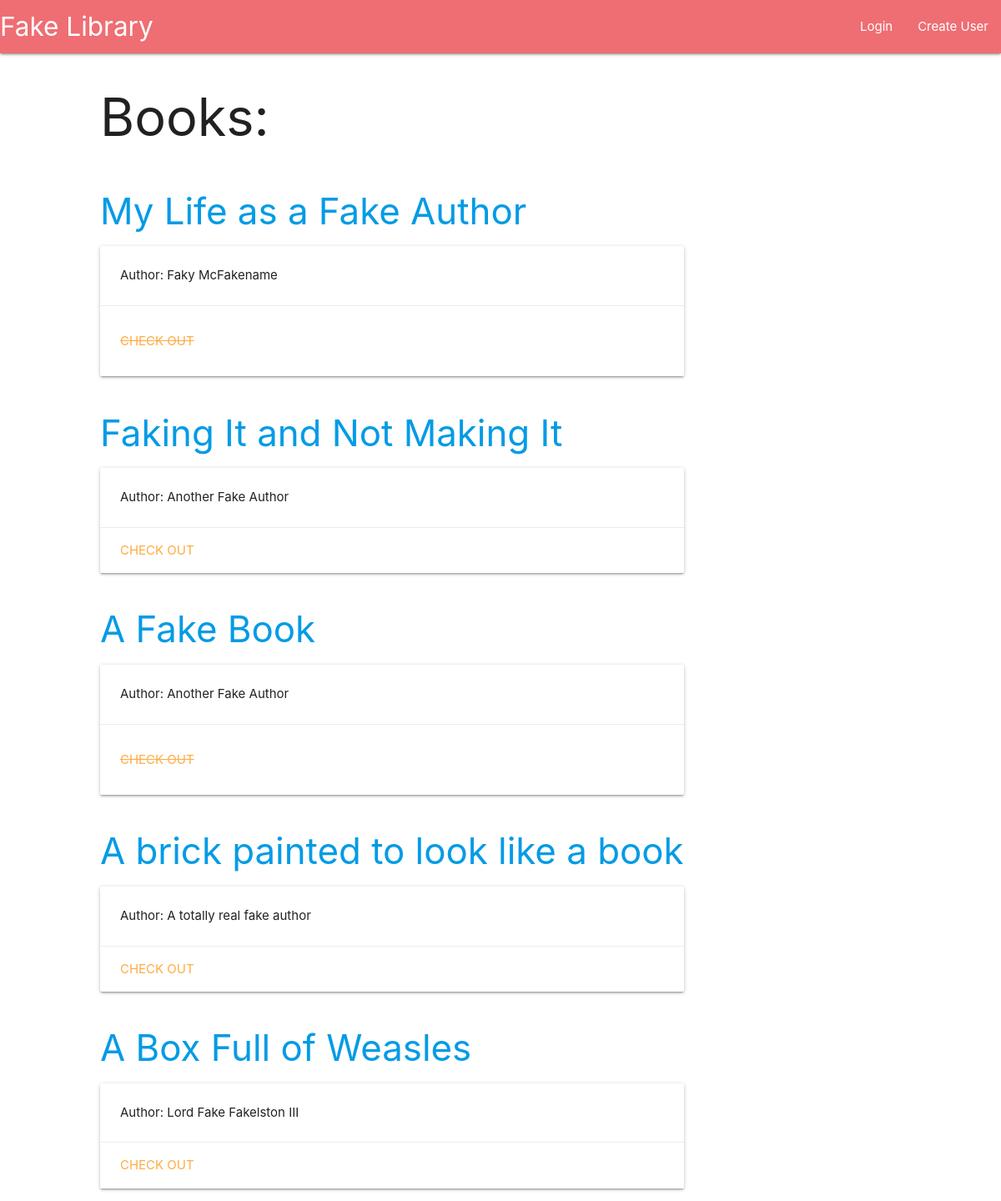
/library/index/, run on an earlier commit of the app's database.
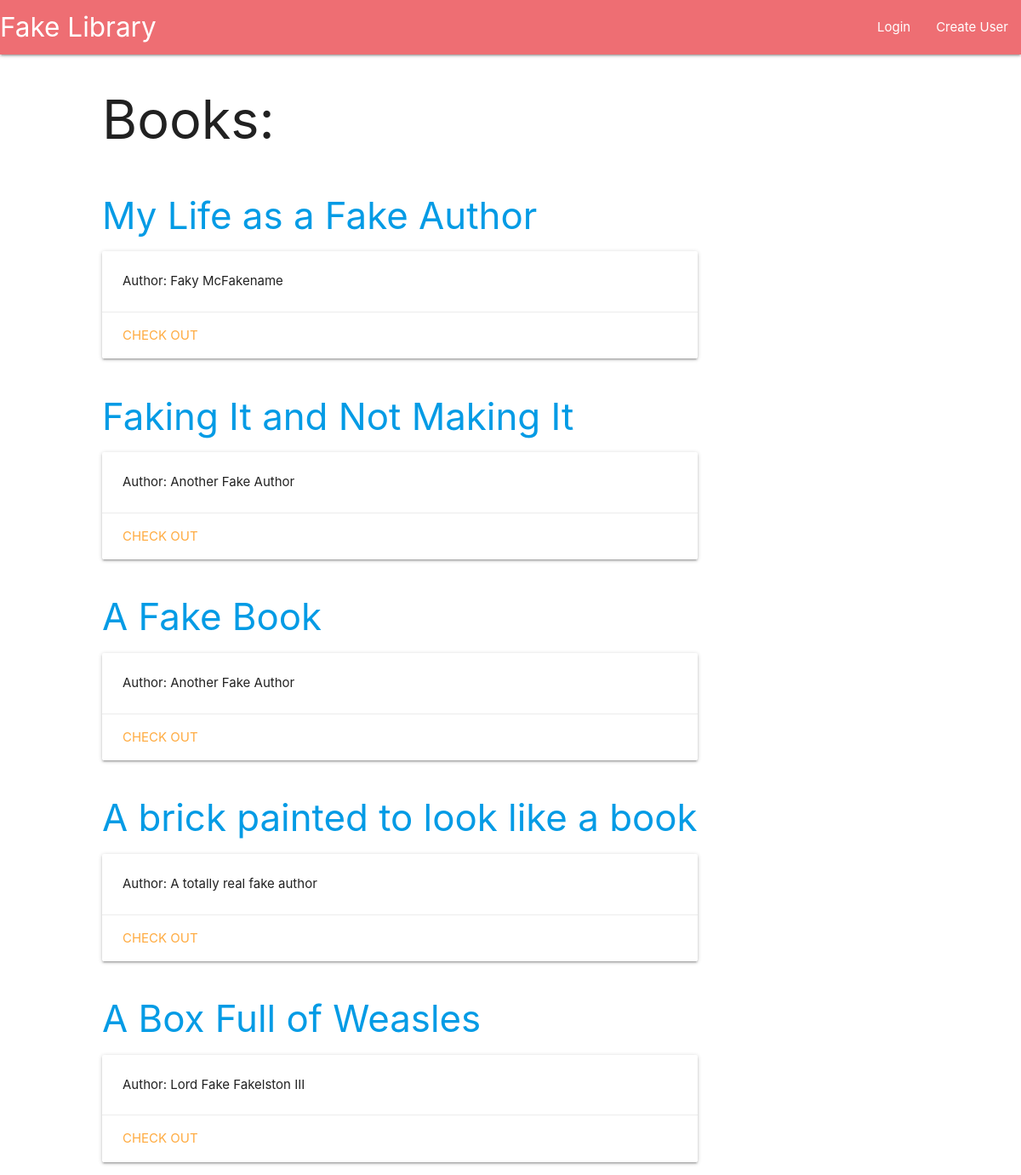
And on a later commit of the database.
### library/models.py (models this page shows, shortened)
class Books(models.Model):
    title=models.CharField(max_length=50)
    publish_date=models.DateTimeField()
    author=models.ForeignKey(Author, on_delete=models.PROTECT)
    checked_out=models.BooleanField()
    checked_out_by=models.ForeignKey(User, models.SET_NULL, blank=True, null=True)

class Author(models.Model):
    author=models.CharField(max_length=30)

### library/views.py (the view)
# urls.py: path('', views.index, name='index'),
def index(request):
    authors = Author.objects.all()
    books = Books.objects.all()
    checkout = Book_checkout.objects.all()
    context = {
        'authors':authors,
        'books':books,
        'checkout':checkout,
    }
    return render(request, 'library/index.html', context)

### library/templates/library/index.html (shortened to what this page needs)
{% extends 'library/base.html'%}
{% block content %}
<div class="bigoldiv">
<div class=books>
    <h1>Books:</h1>
    {% for book in books %}
    <div class="col s12 m7">
       <h3> <a href="{% url 'library:bookinfo' book.id %}" class="header">{{book.title}} </a> </h3>
        <div class="card horizontal">
          <div class="card-stacked">
            <div class="card-content">
              <p>Author: {{book.author.author}}</p>
            </div>
            {% if book.checked_out %}
            <div class="card-action">
              <p class="checkout" disabled href="#">CHECK OUT</p>
            </div>
            {% else %}
            <div class="card-action">
              <a href="{% url 'library:checkout' book.id %}">Check Out</a>
            </div>
            {% endif %}
          </div>
        </div>
      </div>
    {% endfor %}
</div>
</div>
{% endblock %}

What changed in the data, as far as the page shows it:
changed Books "My Life as a Fake Author": checked_out True → False (drawn)
changed Books "A Fake Book": checked_out True → False (drawn)
